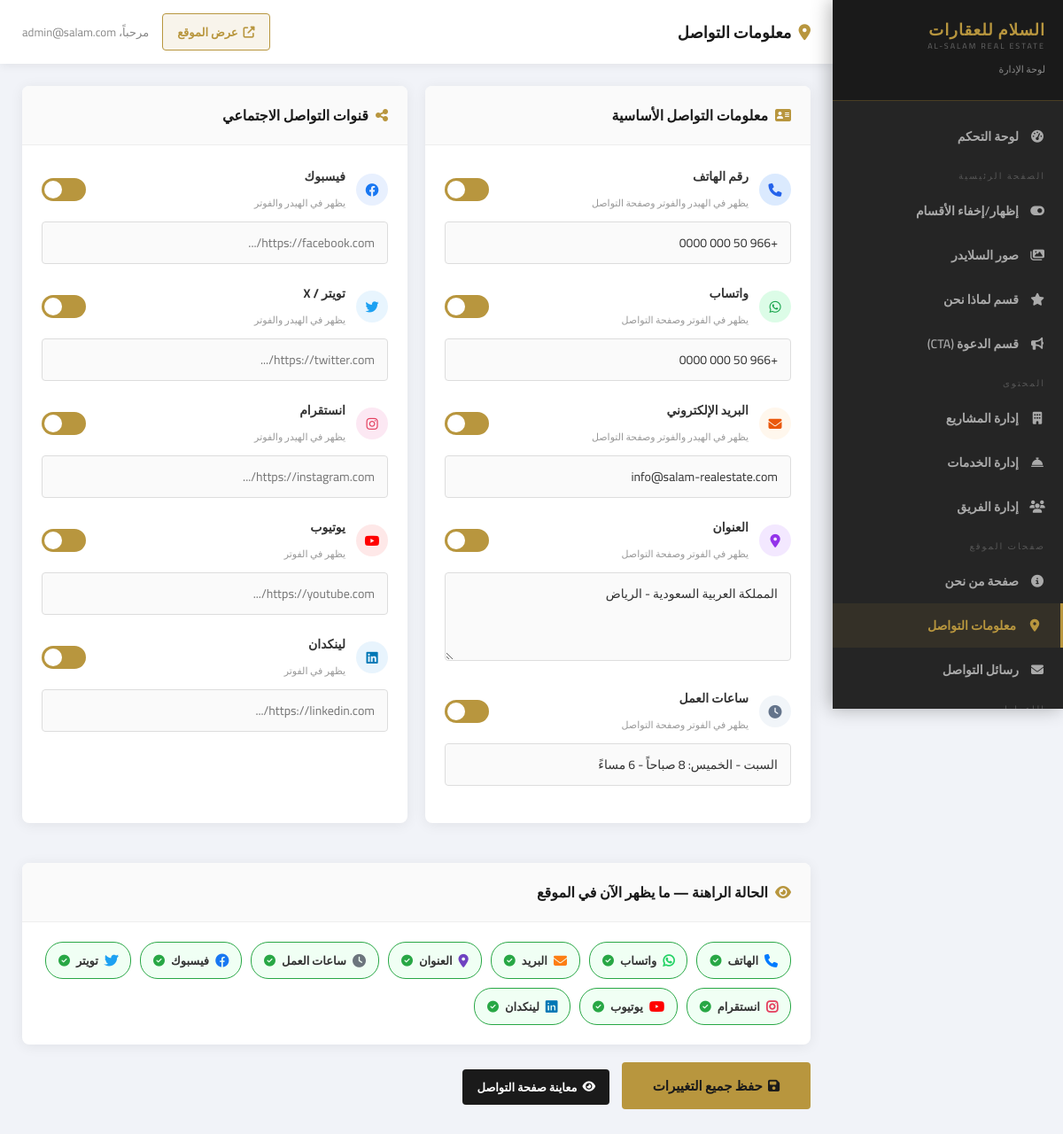
The app's page /admin/contact-info.php (signed in) with its own data.
### tables this page shows
CREATE TABLE contact_info (
    id INTEGER PRIMARY KEY AUTOINCREMENT,
    address TEXT,
    phone TEXT,
    email TEXT,
    whatsapp TEXT,
    social_links TEXT,
    working_hours TEXT
);

### admin/contact-info.php (the view, shortened to what this page needs)
<?php
require_once __DIR__ . '/../includes/admin-check.php';
$info = $pdo->query("SELECT * FROM contact_info LIMIT 1")->fetch();
$social = !empty($info['social_links']) ? json_decode($info['social_links'], true) : [];
$vis = function($key) use ($info) { return isset($info[$key]) ? (int)$info[$key] : 1; };
include __DIR__ . '/../includes/admin-header.php';
?>
<form method="POST">
<div style="display:grid;grid-template-columns:1fr 1fr;gap:20px;margin-bottom:20px;">
<div class="admin-card">
    <div class="admin-card-header">
        <h3><i class="fas fa-address-card"></i> معلومات التواصل الأساسية</h3>
    </div>
    <div class="admin-card-body">
        <div class="contact-field-row">
            <div class="contact-field-header">
                <div class="contact-field-icon phone"><i class="fas fa-phone"></i></div>
                <div>
                    <strong>رقم الهاتف</strong>
                    <span class="field-note">يظهر في الهيدر والفوتر وصفحة التواصل</span>
                </div>
                <label class="toggle-switch" title="<?php echo $vis('show_phone')?'إخفاء':'إظهار'; ?>">
                    <span class="toggle-slider"></span>
                </label>
            </div>
            <input type="text" name="phone" class="form-control" value="<?php echo htmlspecialchars($info['phone'] ?? ''); ?>" placeholder="+966 5X XXX XXXX">
        </div>
        <div class="contact-field-row">
            <div class="contact-field-header">
                <div class="contact-field-icon whatsapp"><i class="fab fa-whatsapp"></i></div>
                <div>
                    <strong>واتساب</strong>
                    <span class="field-note">يظهر في الفوتر وصفحة التواصل</span>
                </div>
                <label class="toggle-switch">
                    <span class="toggle-slider"></span>
                </label>
            </div>
            <input type="text" name="whatsapp" class="form-control" value="<?php echo htmlspecialchars($info['whatsapp'] ?? ''); ?>" placeholder="+966 5X XXX XXXX">
        </div>
        <div class="contact-field-row">
            <div class="contact-field-header">
                <div class="contact-field-icon email"><i class="fas fa-envelope"></i></div>
                <div>
                    <strong>البريد الإلكتروني</strong>
                    <span class="field-note">يظهر في الهيدر والفوتر وصفحة التواصل</span>
                </div>
                <label class="toggle-switch">
                    <span class="toggle-slider"></span>
                </label>
            </div>
            <input type="email" name="email" class="form-control" value="<?php echo htmlspecialchars($info['email'] ?? ''); ?>" placeholder="info@example.com">
        </div>
        <div class="contact-field-row">
            <div class="contact-field-header">
                <div class="contact-field-icon address"><i class="fas fa-map-marker-alt"></i></div>
                <div>
                    <strong>العنوان</strong>
                    <span class="field-note">يظهر في الفوتر وصفحة التواصل</span>
                </div>
                <label class="toggle-switch">
                    <span class="toggle-slider"></span>
                </label>
            </div>
            <textarea name="address" class="form-control" rows="2" placeholder="المملكة العربية السعودية - الرياض"><?php echo htmlspecialchars($info['address'] ?? ''); ?></textarea>
        </div>
        <div class="contact-field-row">
            <div class="contact-field-header">
                <div class="contact-field-icon hours"><i class="fas fa-clock"></i></div>
                <div>
                    <strong>ساعات العمل</strong>
                    <span class="field-note">يظهر في الفوتر وصفحة التواصل</span>
                </div>
                <label class="toggle-switch">
                    <span class="toggle-slider"></span>
                </label>
            </div>
            <input type="text" name="working_hours" class="form-control" value="<?php echo htmlspecialchars($info['working_hours'] ?? ''); ?>" placeholder="السبت - الخميس: 8 صباحاً - 6 مساءً">
        </div>
    </div>
</div>
<div class="admin-card">
    <div class="admin-card-header">
        <h3><i class="fas fa-share-alt"></i> قنوات التواصل الاجتماعي</h3>
    </div>
    <div class="admin-card-body">
        <div class="contact-field-row">
            <div class="contact-field-header">
                <div class="contact-field-icon facebook"><i class="fab fa-facebook"></i></div>
                <div>
                    <strong>فيسبوك</strong>
                    <span class="field-note">يظهر في الهيدر والفوتر</span>
                </div>
                <label class="toggle-switch">
                    <span class="toggle-slider"></span>
                </label>
            </div>
            <input type="url" name="facebook" class="form-control" value="<?php echo htmlspecialchars($social['facebook'] ?? ''); ?>" placeholder="https://facebook.com/...">
        </div>
        <div class="contact-field-row">
            <div class="contact-field-header">
                <div class="contact-field-icon twitter"><i class="fab fa-twitter"></i></div>
                <div>
                    <strong>تويتر / X</strong>
                    <span class="field-note">يظهر في الهيدر والفوتر</span>
                </div>
                <label class="toggle-switch">
                    <span class="toggle-slider"></span>
                </label>
            </div>
            <input type="url" name="twitter" class="form-control" value="<?php echo htmlspecialchars($social['twitter'] ?? ''); ?>" placeholder="https://twitter.com/...">
        </div>
        <div class="contact-field-row">
            <div class="contact-field-header">
                <div class="contact-field-icon instagram"><i class="fab fa-instagram"></i></div>
                <div>
                    <strong>انستقرام</strong>
                    <span class="field-note">يظهر في الهيدر والفوتر</span>
                </div>
                <label class="toggle-switch">
                    <span class="toggle-slider"></span>
                </label>
            </div>
            <input type="url" name="instagram" class="form-control" value="<?php echo htmlspecialchars($social['instagram'] ?? ''); ?>" placeholder="https://instagram.com/...">
        </div>
        <div class="contact-field-row">
            <div class="contact-field-header">
                <div class="contact-field-icon youtube"><i class="fab fa-youtube"></i></div>
                <div>
                    <strong>يوتيوب</strong>
                    <span class="field-note">يظهر في الفوتر</span>
                </div>
                <label class="toggle-switch">
                    <span class="toggle-slider"></span>
                </label>
            </div>
            <input type="url" name="youtube" class="form-control" value="<?php echo htmlspecialchars($social['youtube'] ?? ''); ?>" placeholder="https://youtube.com/...">
        </div>
        <div class="contact-field-row">
            <div class="contact-field-header">
                <div class="contact-field-icon linkedin"><i class="fab fa-linkedin"></i></div>
                <div>
                    <strong>لينكدان</strong>
                    <span class="field-note">يظهر في الفوتر</span>
                </div>
                <label class="toggle-switch">
                    <span class="toggle-slider"></span>
                </label>
            </div>
            <input type="url" name="linkedin" class="form-control" value="<?php echo htmlspecialchars($social['linkedin'] ?? ''); ?>" placeholder="https://linkedin.com/...">
        </div>
    </div>
</div>
</div>
<div class="admin-card" style="margin-bottom:20px;">
    <div class="admin-card-header">
        <h3><i class="fas fa-eye"></i> الحالة الراهنة — ما يظهر الآن في الموقع</h3>
    </div>
    <div class="admin-card-body">
        <div style="display:flex;flex-wrap:wrap;gap:10px;">
            <?php
            $channels = [
                'show_phone'     => ['fa-phone',      'الهاتف',        '#007bff'],
                'show_whatsapp'  => ['fab fa-whatsapp','واتساب',        '#25D366'],
                'show_email'     => ['fa-envelope',    'البريد',         '#fd7e14'],
                'show_address'   => ['fa-map-marker-alt','العنوان',      '#6f42c1'],
                'show_hours'     => ['fa-clock',       'ساعات العمل',   '#6c757d'],
                'show_facebook'  => ['fab fa-facebook','فيسبوك',        '#1877F2'],
                'show_twitter'   => ['fab fa-twitter', 'تويتر',         '#1DA1F2'],
                'show_instagram' => ['fab fa-instagram','انستقرام',      '#E4405F'],
                'show_youtube'   => ['fab fa-youtube', 'يوتيوب',        '#FF0000'],
                'show_linkedin'  => ['fab fa-linkedin','لينكدان',       '#0077B5'],
            ];
            foreach ($channels as $key => [$icon, $label, $color]):
                $active = $vis($key);
            ?>
            <div style="display:flex;align-items:center;gap:7px;padding:8px 14px;background:<?php echo $active?'#f0fff4':'#fff5f5'; ?>;border:1.5px solid <?php echo $active?'#28a745':'#dc3545'; ?>;border-radius:20px;">
                <i class="fas <?php echo $icon; ?>" style="color:<?php echo $active?$color:'#ccc'; ?>;font-size:15px;"></i>
                <span style="font-size:13px;font-weight:700;color:<?php echo $active?'#333':'#bbb'; ?>;"><?php echo $label; ?></span>
                <i class="fas <?php echo $active?'fa-check-circle':'fa-times-circle'; ?>" style="color:<?php echo $active?'#28a745':'#dc3545'; ?>;font-size:13px;"></i>
            </div>
            <?php endforeach; ?>
        </div>
    </div>
</div>
<div style="padding-bottom:20px;">
    <button type="submit" class="btn btn-gold" style="padding:12px 35px;font-size:15px;"><i class="fas fa-save"></i> حفظ جميع التغييرات</button>
    <a href="/contact.php" class="btn btn-dark" target="_blank" style="margin-right:10px;"><i class="fas fa-eye"></i> معاينة صفحة التواصل</a>
</div>
</form>
<?php include __DIR__ . '/../includes/admin-footer.php'; ?>

### assets/css/style.css (style rules this page uses)
:root { --gold: #b8963e; --gold-light: #d4a847; --gold-dark: #8c6e2a; --dark: #1a1a1a; --dark2: #252525; --dark3: #2f2f2f; --light: #f5f0e8; --white: #ffffff; --gray: #888; --gray-light: #f8f5f0; --text: #333; }
* { margin: 0; padding: 0; box-sizing: border-box; }
html { scroll-behavior: smooth; }
body { font-family: 'Cairo', 'Segoe UI', sans-serif; direction: rtl; color: var(--text); background: var(--white); overflow-x: hidden; }
a { text-decoration: none; color: inherit; transition: all 0.3s; }
.admin-body { background: #f1f3f8; min-height: 100vh; font-family: 'Cairo', sans-serif; direction: rtl; }
.admin-card { background: var(--white); border-radius: 8px; box-shadow: 0 2px 15px rgba(0,0,0,0.07); margin-bottom: 25px; overflow: hidden; }
.admin-card-header { padding: 18px 22px; border-bottom: 1px solid #eee; display: flex; align-items: center; justify-content: space-between; background: #fafafa; }
.admin-card-header h3 { font-size: 16px; font-weight: 700; color: var(--dark); display: flex; align-items: center; gap: 8px; }
.admin-card-header h3 i { color: var(--gold); }
.admin-card-body { padding: 22px; }
.btn { padding: 8px 16px; border-radius: 4px; font-size: 13px; font-weight: 600; cursor: pointer; border: none; font-family: 'Cairo', sans-serif; transition: all 0.2s; display: inline-flex; align-items: center; gap: 6px; }
.btn-gold { background: var(--gold); color: var(--dark); }
.btn-dark { background: var(--dark); color: var(--white); }
.form-control { width: 100%; padding: 10px 14px; border: 1px solid #ddd; border-radius: 4px; font-size: 14px; font-family: 'Cairo', sans-serif; color: var(--text); background: #fafafa; transition: all 0.3s; }
textarea.form-control { resize: vertical; min-height: 100px; }

### admin/contact-info.php (style rules this page uses)
.contact-field-row { margin-bottom:20px; }
.contact-field-header { display:flex;align-items:center;gap:12px;margin-bottom:8px; }
.contact-field-header strong { display:block;font-size:14px;font-weight:700;color:#333; }
.contact-field-header .field-note { font-size:11px;color:#999; }
.contact-field-header .toggle-switch { margin-right:auto; }
.contact-field-icon { width:36px;height:36px;border-radius:50%;display:flex;align-items:center;justify-content:center;font-size:15px;flex-shrink:0; }
.contact-field-icon.phone { background:#dbeafe;color:#2563eb; }
.contact-field-icon.whatsapp { background:#dcfce7;color:#16a34a; }
.contact-field-icon.email { background:#fff7ed;color:#ea580c; }
.contact-field-icon.address { background:#f3e8ff;color:#9333ea; }
.contact-field-icon.hours { background:#f1f5f9;color:#64748b; }
.contact-field-icon.facebook { background:#e8f0fe;color:#1877F2; }
.contact-field-icon.twitter { background:#e8f5fe;color:#1DA1F2; }
.contact-field-icon.instagram { background:#fce8f3;color:#E4405F; }
.contact-field-icon.youtube { background:#fee8e8;color:#FF0000; }
.contact-field-icon.linkedin { background:#e8f4fd;color:#0077B5; }
.toggle-switch { position:relative;display:inline-block;width:50px;height:26px;flex-shrink:0; }
.toggle-slider { position:absolute;cursor:pointer;inset:0;background:#ccc;border-radius:26px;transition:.3s; }
.toggle-slider:before { position:absolute;content:"";height:20px;width:20px;right:3px;top:3px;background:white;border-radius:50%;transition:.3s; }
.toggle-switch input:checked + .toggle-slider { background:var(--gold); }
.toggle-switch input:checked + .toggle-slider:before { transform:translateX(-24px); }

### records on screen
contact_info: phone "+966 50 000 0000", whatsapp "+966 50 000 0000", email "info@salam-realestate.com", address "المملكة العربية السعودية - الرياض", working_hours "السبت - الخميس: 8 صباحاً - 6 مساءً"

### other values on screen
$admin_title "معلومات التواصل"
$_SESSION['admin_email'] "admin@salam.com"
$label "الهاتف"
$label "واتساب"
$label "البريد"
$label "العنوان"
$label "ساعات العمل"
$label "فيسبوك"
$label "تويتر"
$label "انستقرام"
$label "يوتيوب"
$label "لينكدان"
